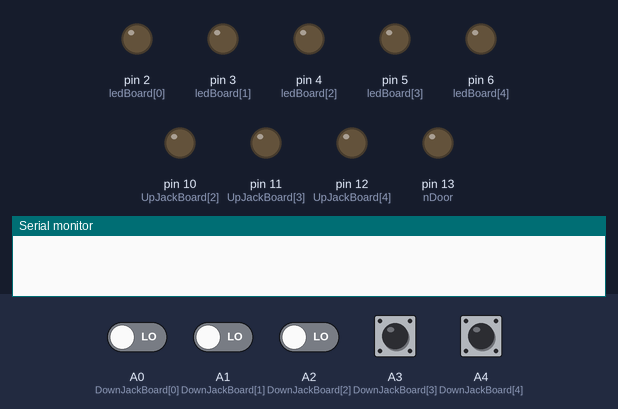
This sketch was run on a simulated Arduino Uno, built with avr-gcc and run on an emulated ATmega328P. Parts: output pins drawn as LEDs (lit = HIGH), the last lines printed to the serial monitor. Dashed ring = blinking. Inputs (shaded band) come from the test bench; at power-on: A0 (DownJackBoard[0]), A1 (DownJackBoard[1]), A2 (DownJackBoard[2]), A3 (DownJackBoard[3]), A4 (DownJackBoard[4]) LOW. Pins used as bus, display or sensor lines are not drawn.

Above: at 18.0 s.
18.1 s: A1 (DownJackBoard[1]) driven HIGH and A2 (DownJackBoard[2]) driven HIGH
At 20.6 s:
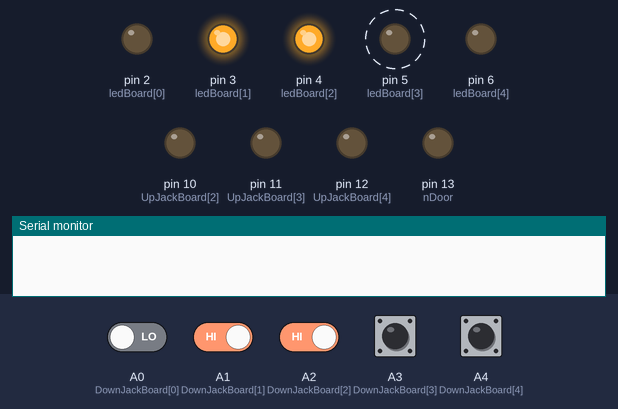
At 22.9 s:
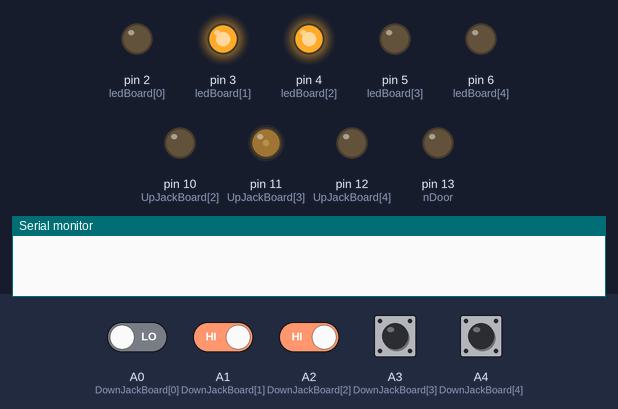
23.0 s: A1 (DownJackBoard[1]) driven LOW
29.0 s: A2 (DownJackBoard[2]) driven LOW
32.5 s: A1 (DownJackBoard[1]) driven HIGH
At 34.5 s:
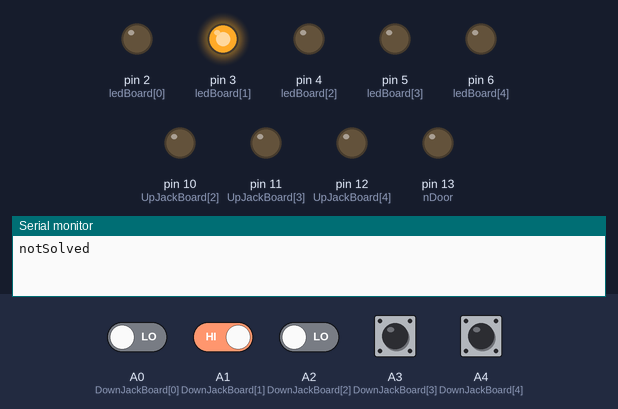
42.0 s: A0 (DownJackBoard[0]) driven HIGH and A1 (DownJackBoard[1]) driven LOW
At 50.7 s:
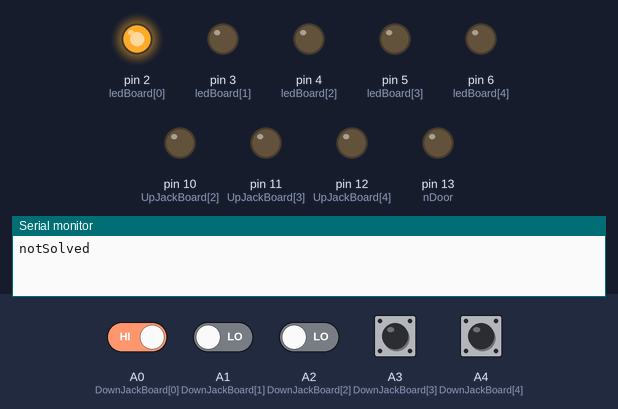
56.0 s: A2 (DownJackBoard[2]) driven HIGH
Timing chart, 0 to 68.5 s (numbered marks = the images above; inputs shaded):
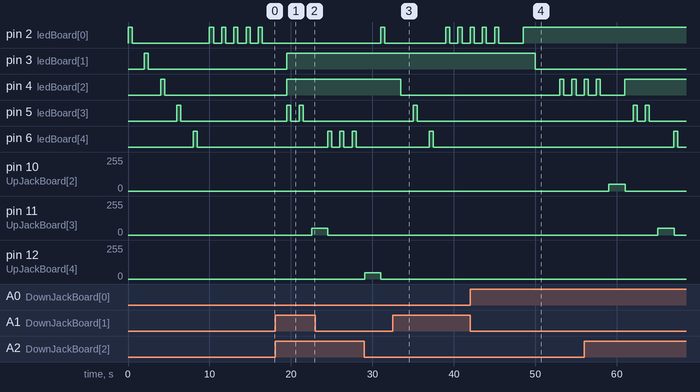

The sketch:

thlefvniko.ino
```cpp
int ledBoard[5] = {2, 3, 4, 5, 6}; //declare led pins
int lightTimesBoard[5] = {5, 1, 4, 2, 3 };//declare how many times each led has to light up. This is basicly the riddle's hint.
int UpJackBoard[5] = {8, 9, 10, 11, 12};//declare the pins connected to the upper jacks (male jacks)
int DownJackBoard[5] = {A0, A1, A2, A3, A4};//declare the pins connected to the lower jacks (female jacks)
bool CorrectConnection[5] = {0, 0, 0, 0, 0};//This board has flags. Zeros or ones, based on whether its connection is correct or not
bool puzzleSolved = false;//flag
int nDoor = 13;//this pin will be set HIGH when the riddle is solved

void setup() {
  // put your setup code here, to run once:
  for (int i = 0; i < 5; i = i + 1)
  {
    pinMode(ledBoard[i], OUTPUT); // declare LED pins as output
    pinMode(UpJackBoard[i], OUTPUT);// declare male jack pins as output
    pinMode(DownJackBoard[i], INPUT);// declare the female jack pins as output
  }
  pinMode(nDoor, OUTPUT);
  digitalWrite(nDoor, LOW);//set the "riddle solved" pin to 0
  Serial.begin(9600);// start the serial communication. Help us debug.
}

void loop() {
  // There is a problem yet to be solved. It needs to be more interactive. React immediately to the connection changes, not wait until it is checked again.

  while (puzzleSolved == false) {
    // blinking. This is basically the Puzzle reset. After this, the hints will start showing.
    for (int i = 0; i < 5; i = i + 1)
    {
      CorrectConnection[i] = testConnection(i);
      if (CorrectConnection[i] == 0) { //this "if check", prevents the puzzle reset loop from turning off the led of the correctly connected jacks.

        digitalWrite(ledBoard[i], LOW);// if the jack got disconnected, it turns off its led
        blinkLED(ledBoard[i], 500);
        delay(1000);
      }
    }

    for (int i = 0; i < 5; i = i + 1) {

      CorrectConnection[i] = testConnection(i);// runs the "test connection" function
      if (CorrectConnection[i] == 1) {// if it returns true then light up its led.

        digitalWrite(ledBoard[i], HIGH);
      }
      else  //*if it is not correctly connected or it got disconnected...
      {
        blinkCount(ledBoard[i], lightTimesBoard[i]);//show puzzle hint for this one...

        unsigned long time_start = millis();// start time
        // Give 2 seconds to the players to connect it correctly...
        while (millis() - time_start <= 2000) {

          CorrectConnection[i] = testConnection(i);

        }
        if ( CorrectConnection[i] == 1 ) {// if they did connect it, light up its led.*

          digitalWrite(ledBoard[i], HIGH);
          delay(1000);
        }
        else {
          digitalWrite(ledBoard[i], LOW);

        }

      }

    }
    puzzleSolved = openDoor();// call openDoor funtion and set the variable puzzleSolved as needed.
  }
  // Calls the "Door" function only if the riddle is solved.
  if (puzzleSolved == true) {
    Door();
  }
}

// blinks the LED on the given pin for the duration in milliseconds
void blinkLED(int pin, int duration)
{
  digitalWrite(pin, HIGH); // turn LED on
  delay(duration);
  digitalWrite(pin, LOW); // turn LED off
  delay(duration);
}

// blinks each led as many times, as it is declared on the lightTimesBoard. Basically shows the hint for this specific pin
void blinkCount(int pin, int times)
{
  for (int i = 1; i <= times; i = i + 1)// Calls the "blinkLed" function, as many times as this hint needs.
  {
    blinkLED(pin, 500);
    delay(500);
    CorrectConnection[i] = digitalRead (DownJackBoard[i]);// checks connection and changes its the flag as needed
  }
}

// checks if the connection is correct. Not only if it is connected, but also if it is correctly connected.
bool testConnection(int cable) {
  bool cableConnected;
  for (int i = 0; i < 5; i = i + 1) {
    digitalWrite(UpJackBoard[i], LOW);// pull all male jacks to ground. No power.
  }
  digitalWrite(UpJackBoard[cable], HIGH);//Give 5V to this specific male jack.
  cableConnected = digitalRead (DownJackBoard[cable]);//check if this specific female one takes 5V, if it is connected. And update the cableConnected variable.
  digitalWrite(UpJackBoard[cable], LOW);//Then pull this male jack to ground again.
  return cableConnected;// return if this is correctly connected or not.
}

//This function checks if all 5 cables are correctly connected and changes the variable "puzzleSolved" accordingly.
bool openDoor() {
  for (int i = 0; i < 5; i = i + 1) {
    digitalRead (CorrectConnection[i]);
  }
  if ((CorrectConnection[0] && CorrectConnection[1] && CorrectConnection[2] && CorrectConnection[3] && CorrectConnection[4]) == 1) {
    puzzleSolved = true;
    Serial.print("SOLVED");
  }
  else {
    puzzleSolved = false;
    Serial.print("notSolved");
  }
  return puzzleSolved;//Returns if the puzzle is solved or not.
}

//This function opens the door to the waits until reset.
bool Door() {
  digitalWrite(nDoor, HIGH);
  while (true);
}
```

Measured:
- after the input at 18.1 s, pin 3 (ledBoard[1]): goes on until 19.5 s, then stays HIGH; pin 4 (ledBoard[2]): LOW → HIGH after 1.4 s; pin 5 (ledBoard[3]): alternates HIGH for 0.50 s and LOW for 1.0 s, starting after 1.4 s; pin 11 (UpJackBoard[3]): 0/255 → 52/255 after 4.4 s
- after the input at 32.5 s, pin 3 (ledBoard[1]): stays HIGH (without the input it goes to LOW after 1.0 s); pin 4 (ledBoard[2]): HIGH → LOW after 1.0 s instead of 3.0 s
- after the input at 42.0 s, pin 3 (ledBoard[1]): HIGH → LOW after 8.0 s; pin 10 (UpJackBoard[2]): stays 0/255 (without the input it goes to 52/255 after 12.5 s)
